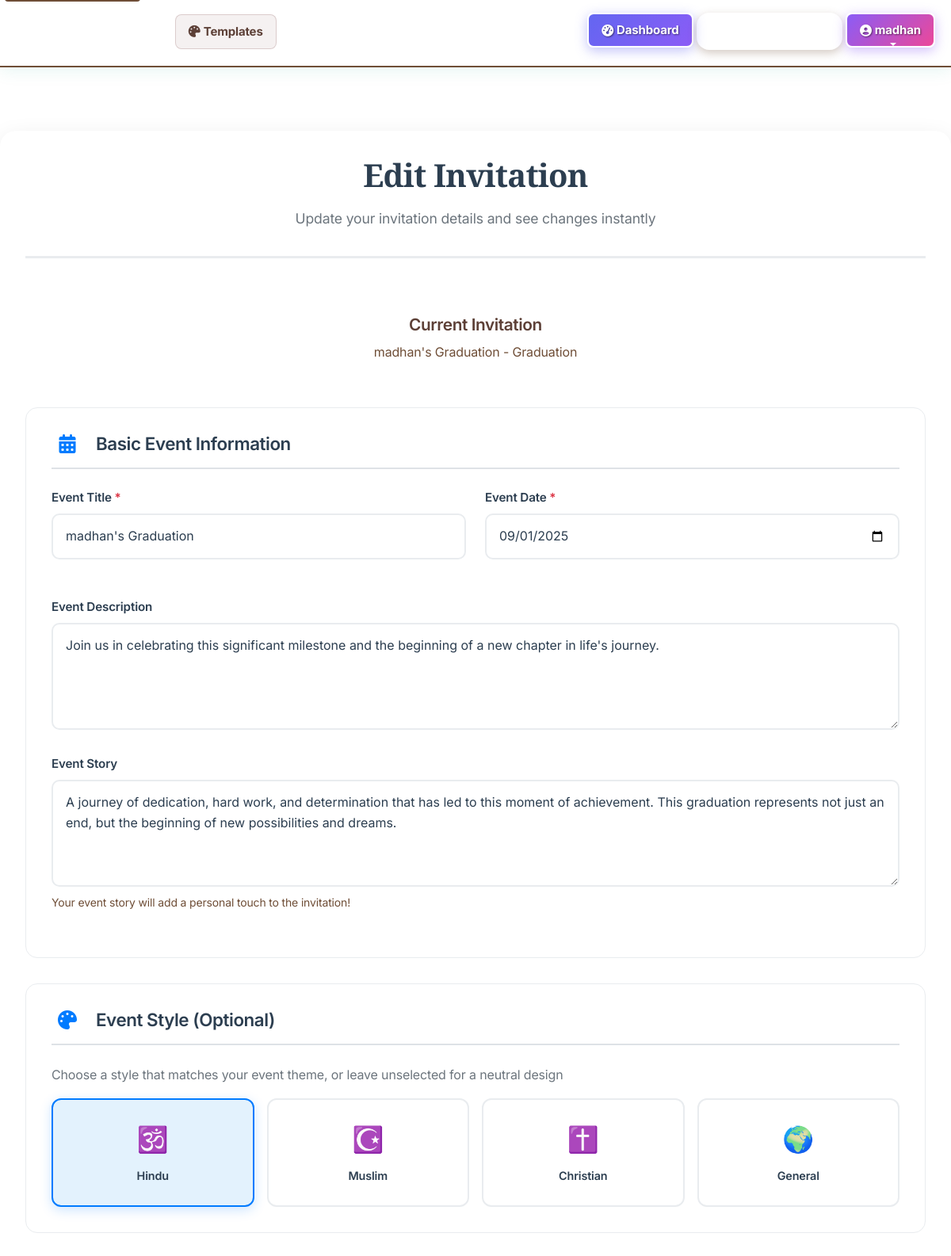
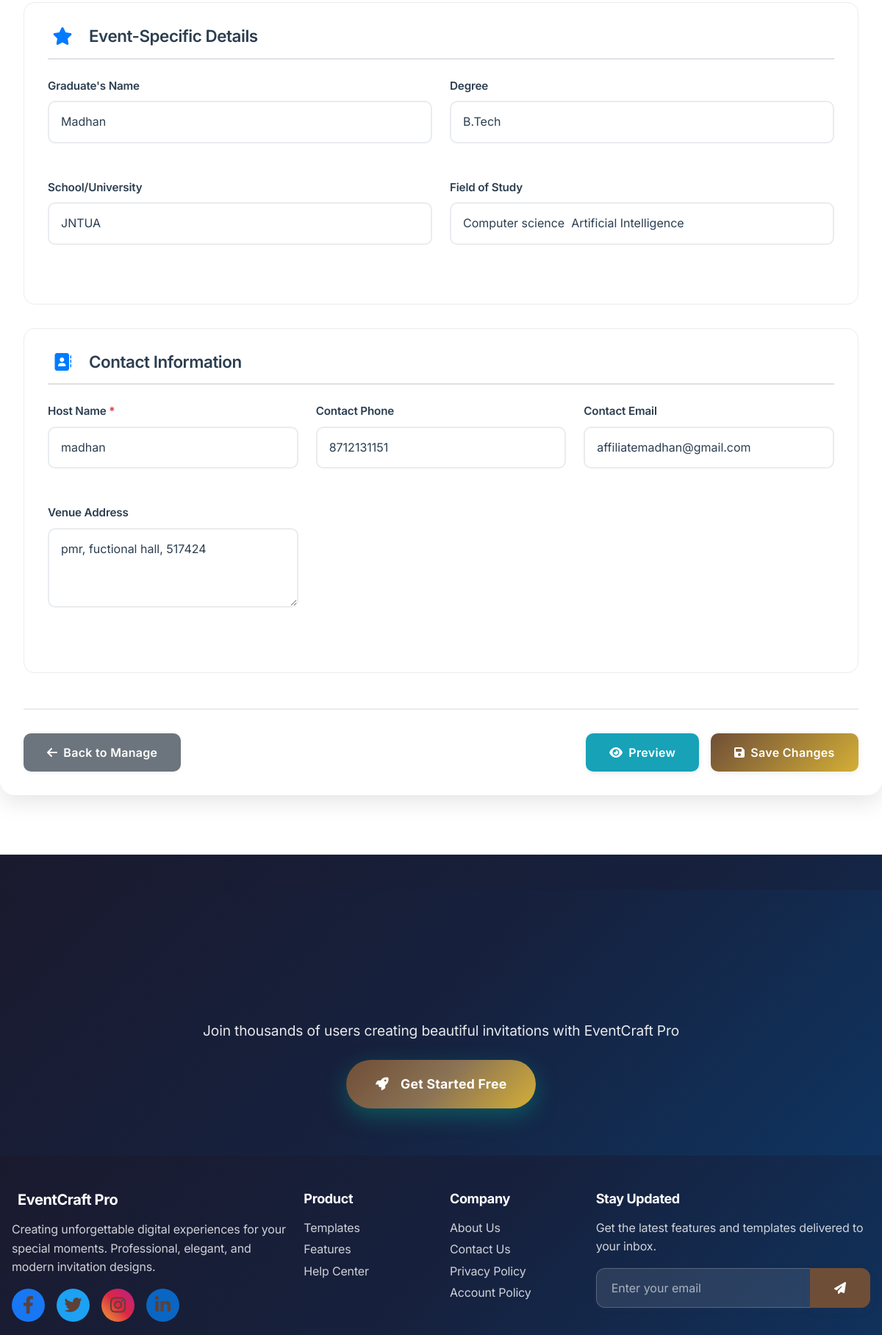
Screenshot of /edit-invitation/7 (signed in, upper part) with the database file from the repository (2 pictures, top to bottom).
### models.py (models this page shows)
class Invitation(db.Model):
    __tablename__ = 'invitations'
    id = db.Column(db.Integer, primary_key=True)
    user_id = db.Column(db.Integer, db.ForeignKey('users.id'), nullable=False)
    title = db.Column(db.String(200))
    description = db.Column(db.Text)
    event_type = db.Column(db.String(50), nullable=False)
    template_name = db.Column(db.String(100))
    event_date = db.Column(db.DateTime)
    event_style = db.Column(db.String(50))
    bride_name = db.Column(db.String(100))
    groom_name = db.Column(db.String(100))
    muhurtham_time = db.Column(db.String(50))
    reception_time = db.Column(db.String(50))
    birthday_person = db.Column(db.String(100))
    age = db.Column(db.String(10))
    start_time = db.Column(db.String(50))
    dinner_time = db.Column(db.String(50))
    mother_name = db.Column(db.String(100))
    father_name = db.Column(db.String(100))
    babyshower_start_time = db.Column(db.String(50))
    babyshower_end_time = db.Column(db.String(50))
    graduate_name = db.Column(db.String(100))
    degree = db.Column(db.String(100))
    school = db.Column(db.String(100))
    major = db.Column(db.String(100))
    couple_names = db.Column(db.String(100))
    marriage_years = db.Column(db.String(20))
    anniversary_dinner_time = db.Column(db.String(50))
    party_time = db.Column(db.String(50))
    honoree_name = db.Column(db.String(100))
    position = db.Column(db.String(100))
    company = db.Column(db.String(100))
    start_year = db.Column(db.String(10))
    host_name = db.Column(db.String(100))
    contact_phone = db.Column(db.String(20))
    contact_email = db.Column(db.String(120))
    venue_address = db.Column(db.Text)
    love_story = db.Column(db.Text)  # For weddings
    event_story = db.Column(db.Text)  # For other events
    main_image = db.Column(db.String(255))
    bride_image = db.Column(db.String(255))
    groom_image = db.Column(db.String(255))
    birthday_image = db.Column(db.String(255))
    couple_image = db.Column(db.String(255))
    graduate_image = db.Column(db.String(255))
    honoree_image = db.Column(db.String(255))
    gallery_images = db.Column(db.Text)  # JSON string of image filenames
    customization_data = db.Column(db.Text)  # JSON string of customization settings
    share_url = db.Column(db.String(100), unique=True, nullable=False)
    view_count = db.Column(db.Integer, default=0)
    is_active = db.Column(db.Boolean, default=True)
    expires_at = db.Column(db.DateTime, default=lambda: datetime.utcnow() + timedelta(days=365))  # Default 1 year expiration
    created_at = db.Column(db.DateTime, default=datetime.utcnow)
    updated_at = db.Column(db.DateTime, default=datetime.utcnow, onupdate=datetime.utcnow)
    wishes = db.relationship('Wish', backref='invitation', lazy=True, cascade='all, delete-orphan')
    guests = db.relationship('Guest', backref='invitation', lazy=True, cascade='all, delete-orphan')
    rsvps = db.relationship('RSVP', backref='invitation', lazy=True, cascade='all, delete-orphan')
    views = db.relationship('InvitationView', backref='invitation', lazy=True, cascade='all, delete-orphan')
    shares = db.relationship('InvitationShare', backref='invitation', lazy=True, cascade='all, delete-orphan')

### routes.py (the view, shortened to what this page needs)
    @app.route('/edit-invitation/<int:invitation_id>', methods=['GET', 'POST'])
    def edit_invitation(invitation_id):
        if not is_authenticated():
            flash('Please login to continue', 'error')
            return redirect(url_for('auth'))
        invitation = Invitation.query.get_or_404(invitation_id)
        if invitation.user_id != session['user_id']:
            flash('Access denied', 'error')
            return redirect(url_for('dashboard'))
        event_data = {
            'eventTitle': invitation.title or '',
            'eventDescription': invitation.description or '',
            'eventDate': invitation.event_date.strftime('%Y-%m-%d') if invitation.event_date else '',
            'eventStyle': invitation.event_style or '',
            'venueAddress': invitation.venue_address or '',
            'hostName': invitation.host_name or '',
            'contactPhone': invitation.contact_phone or '',
            'contactEmail': invitation.contact_email or '',
            'loveStory': invitation.love_story or '',
            'eventStory': invitation.event_story or '',
            'brideName': invitation.bride_name or '',
            'groomName': invitation.groom_name or '',
            'muhurthamTime': invitation.muhurtham_time or '',
            'receptionTime': invitation.reception_time or '',
            'coupleImage': invitation.couple_image,
            'birthdayPerson': invitation.birthday_person or '',
            'age': invitation.age or '',
            'startTime': invitation.start_time or '',
            'dinnerTime': invitation.dinner_time or '',
            'birthdayImage': invitation.birthday_image,
            'motherName': invitation.mother_name or '',
            'fatherName': invitation.father_name or '',
            'babyshowerStartTime': invitation.babyshower_start_time or '',
            'babyshowerEndTime': invitation.babyshower_end_time or '',
            'graduateName': invitation.graduate_name or '',
            'degree': invitation.degree or '',
            'school': invitation.school or '',
            'major': invitation.major or '',
            'graduateImage': invitation.graduate_image,
            'coupleNames': invitation.couple_names or '',
            'marriageYears': invitation.marriage_years or '',
            'anniversaryDinnerTime': invitation.anniversary_dinner_time or '',
            'partyTime': invitation.party_time or '',
            'honoreeName': invitation.honoree_name or '',
            'position': invitation.position or '',
            'company': invitation.company or '',
            'startYear': invitation.start_year or '',
            'honoreeImage': invitation.honoree_image,
            'mainImage': invitation.main_image,
            'brideImage': invitation.bride_image,
            'groomImage': invitation.groom_image,
            'galleryImages': json.loads(invitation.gallery_images) if invitation.gallery_images else [],
        }
        return render_template('invitation/edit.html', invitation=invitation, event_data=event_data)

### templates/invitation/edit.html (shortened to what this page needs)
{% extends "base.html" %}
{% block content %}
<div class="edit-invitation-container">
    <div class="edit-header">
        <h1>Edit Invitation</h1>
        <p>Update your invitation details and see changes instantly</p>
    </div>
    <div class="preview-section">
        <h3>Current Invitation</h3>
        <p>{{ invitation.title or 'Untitled Invitation' }} - {{ invitation.event_type|title if invitation.event_type else 'Event' }}</p>
    </div>
    <form method="POST" action="{{ url_for('edit_invitation', invitation_id=invitation.id) }}">
        <div class="form-section">
            <div class="section-header">
                <i class="fas fa-calendar-alt"></i>
                <h3>Basic Event Information</h3>
                    </div>
            <div class="form-grid">
                <div class="form-group">
                    <label class="form-label required">Event Title</label>
                    <input type="text" class="form-input" id="eventTitle" name="eventTitle"
                           value="{{ invitation.title or '' }}" placeholder="e.g., Sarah & John's Wedding" required>
                </div>
                <div class="form-group">
                    <label class="form-label required">Event Date</label>
                    <input type="date" class="form-input" id="eventDate" name="eventDate"
                           value="{{ invitation.event_date.strftime('%Y-%m-%d') if invitation.event_date else '' }}" required>
                </div>
            </div>
            <div class="form-group full-width">
                <label class="form-label">Event Description</label>
                <textarea class="form-textarea" id="eventDescription" name="eventDescription" rows="4"
                          placeholder="Describe your event, add special instructions, or include a personal message...">{{ invitation.description or '' }}</textarea>
            </div>
            {% if invitation.event_type != 'wedding' %}
            <div class="form-group full-width">
                <label class="form-label">Event Story</label>
                <textarea class="form-textarea" id="eventStory" name="eventStory" rows="4"
                          placeholder="Share your event story...">{{ invitation.event_story or 'A celebration of life\'s beautiful moments, filled with love, joy, and wonderful memories that we\'ll cherish forever.' }}</textarea>
                <small class="form-text">Your event story will add a personal touch to the invitation!</small>
            </div>
            {% endif %}
        </div>
        <div class="form-section">
            <div class="section-header">
                <i class="fas fa-palette"></i>
                <h3>Event Style (Optional)</h3>
            </div>
            <p style="color: #6c757d; margin-bottom: 1rem;">
                Choose a style that matches your event theme, or leave unselected for a neutral design
            </p>
            <div class="style-grid">
                <div class="style-option {% if invitation.event_style == 'hindu' %}selected{% endif %}" onclick="selectStyle('hindu', this)">
                    <span class="emoji">🕉️</span>
                    <span class="label">Hindu</span>
                </div>
                <div class="style-option {% if invitation.event_style == 'muslim' %}selected{% endif %}" onclick="selectStyle('muslim', this)">
                    <span class="emoji">☪️</span>
                    <span class="label">Muslim</span>
                </div>
                <div class="style-option {% if invitation.event_style == 'christian' %}selected{% endif %}" onclick="selectStyle('christian', this)">
                    <span class="emoji">✝️</span>
                    <span class="label">Christian</span>
                            </div>
                <div class="style-option {% if invitation.event_style == 'general' or not invitation.event_style %}selected{% endif %}" onclick="selectStyle('general', this)">
                    <span class="emoji">🌍</span>
                    <span class="label">General</span>
                </div>
            </div>
                            </div>
        <div class="form-section">
            <div class="section-header">
                <i class="fas fa-star"></i>
                <h3>Event-Specific Details</h3>
                            </div>
            {% if invitation.event_type == 'wedding' %}
            <div class="form-grid">
                <div class="form-group">
                    <label class="form-label">Bride's Name</label>
                    <input type="text" class="form-input" id="brideName" name="brideName"
                           value="{{ invitation.bride_name or '' }}" placeholder="Bride's full name">
                </div>
                <div class="form-group">
                    <label class="form-label">Groom's Name</label>
                    <input type="text" class="form-input" id="groomName" name="groomName"
                           value="{{ invitation.groom_name or '' }}" placeholder="Groom's full name">
                </div>
            </div>
            <div class="form-grid">
                <div class="form-group">
                    <label class="form-label">Muhurtham Time</label>
                    <input type="time" class="form-input" id="muhurthamTime" name="muhurthamTime"
                           value="{{ invitation.muhurtham_time or '' }}">
                </div>
                <div class="form-group">
                    <label class="form-label">Reception Time</label>
                    <input type="time" class="form-input" id="receptionTime" name="receptionTime"
                           value="{{ invitation.reception_time or '' }}">
                </div>
            </div>
            {% elif invitation.event_type == 'graduation' %}
            <div class="form-grid">
                <div class="form-group">
                    <label class="form-label">Graduate's Name</label>
                    <input type="text" class="form-input" id="graduateName" name="graduateName"
                           value="{{ invitation.graduate_name or '' }}" placeholder="Graduate's full name">
                </div>
                <div class="form-group">
                    <label class="form-label">Degree</label>
                    <input type="text" class="form-input" id="degree" name="degree"
                           value="{{ invitation.degree or '' }}" placeholder="e.g., Bachelor's Degree">
                </div>
            </div>
            <div class="form-grid">
                <div class="form-group">
                    <label class="form-label">School/University</label>
                    <input type="text" class="form-input" id="school" name="school"
                           value="{{ invitation.school or '' }}" placeholder="School or university name">
                </div>
                <div class="form-group">
                    <label class="form-label">Field of Study</label>
                    <input type="text" class="form-input" id="major" name="major"
                           value="{{ invitation.major or '' }}" placeholder="e.g., Computer Science">
                </div>
            </div>
                    {% endif %}
                </div>
        <div class="form-section">
            <div class="section-header">
                <i class="fas fa-address-book"></i>
                <h3>Contact Information</h3>
            </div>
            <div class="form-grid">
                <div class="form-group">
                    <label class="form-label required">Host Name</label>
                    <input type="text" class="form-input" id="hostName" name="hostName"
                           value="{{ invitation.host_name or '' }}" required>
                </div>
                <div class="form-group">
                    <label class="form-label">Contact Phone</label>
                    <input type="tel" class="form-input" id="contactPhone" name="contactPhone"
                           value="{{ invitation.contact_phone or '' }}" placeholder="Phone number for inquiries">
                </div>
                <div class="form-group">
                    <label class="form-label">Contact Email</label>
                    <input type="email" class="form-input" id="contactEmail" name="contactEmail"
                           value="{{ invitation.contact_email or '' }}" placeholder="Email for inquiries">
                </div>
                <div class="form-group">
                    <label class="form-label">Venue Address</label>
                    <textarea class="form-textarea" id="venueAddress" name="venueAddress" rows="3"
                              placeholder="Enter the venue address...">{{ invitation.venue_address or '' }}</textarea>
            </div>
        </div>
    </div>
        <div class="action-buttons">
            <div>
                <a href="{{ url_for('view_invitation_manage', share_url=invitation.share_url) }}" class="btn btn-secondary">
                    <i class="fas fa-arrow-left"></i>
                    Back to Manage
                </a>
            </div>
            <div style="display: flex; gap: 1rem;">
                <a href="{{ url_for('view_invitation_final', share_url=invitation.share_url) }}" class="btn preview-btn" target="_blank">
                    <i class="fas fa-eye"></i>
                    Preview
                </a>
                <button type="submit" class="btn btn-success">
                    <i class="fas fa-save"></i>
                    Save Changes
                </button>
            </div>
        </div>
    </form>
</div>
{% endblock %}

### rows the page displays
Invitation: title "madhan's Graduation", event_type "Graduation", eventTitle "madhan's Graduation", eventDate "09/01/2025", eventDescription "Join us in celebrating this significant milestone and the beginning of a new chapter in life's journey.", eventStory "A journey of dedication, hard work, and determination that has led to this moment of achievement. This graduation represents not just an end, but the beginning of new possibilities and dreams.", graduateName "Madhan", degree "B.Tech", school "JNTUA", major "Computer science Artificial Intelligence", hostName "madhan", contactPhone "8712131151", contactEmail "affiliatemadhan@gmail.com", venueAddress "pmr, fuctional hall, 517424"

### other values shown
{{ session.user_name if session.user_name else 'User' }} "madhan"
